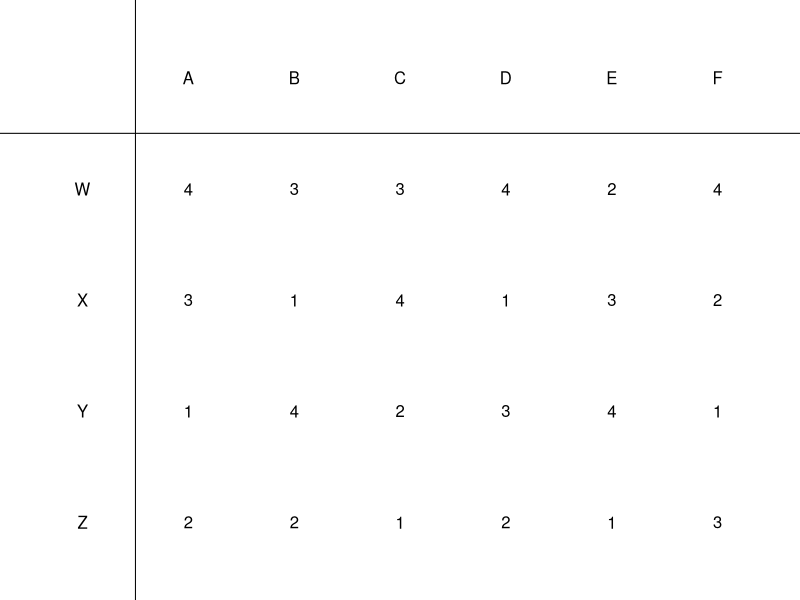
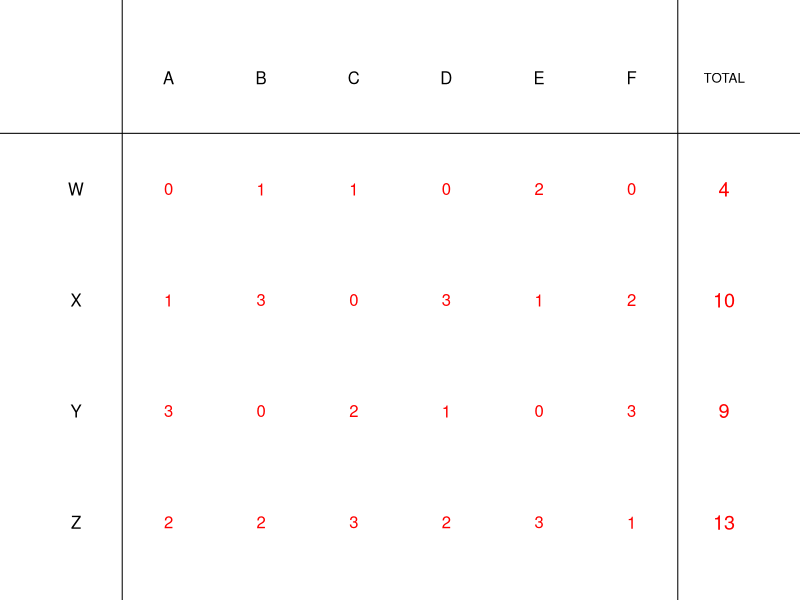

The R source for these figures, in order:
## ---- chunk 1
nc = sample(4:5,1)
nv = sample(6:7,1)

compare = function(prefs,i,j){
    pi = 0
    pj = 0
    for(k in 1:nv){
        prefi = prefs[[k]][i]
        prefj = prefs[[k]][j]
        if(prefi < prefj){
            pi = pi+1
        }
        if(prefj < prefi){
            pj = pj+1
        }
    }
    if(pi>pj){
        win = i
        lose = j
    }
    if(pj>pi){
        win = j
        lose = i
    }
    if(pj==pi){
        win = 0
        lose = 0
    }
    return(c(pi,pj,win,lose))
}

condorcet = function(prefs){
    nv = length(prefs)
    nc = length(prefs[[1]])
    alwayswin = rep(T,nc)
    for(i in 1:(nc-1)){
        for(j in (i+1):nc){
            pi = 0
            pj = 0
            for(k in 1:nv){
                prefi = prefs[[k]][i]
                prefj = prefs[[k]][j]
                if(prefi < prefj){
                    pi = pi+1
                }
                if(prefj < prefi){
                    pj = pj+1
                }
            }
            if(pi <= pj){
                alwayswin[i] = F
            }
            if(pi >= pj){
                alwayswin[j] = F
            }
        }
    }
    if(length(unique(alwayswin))==2){
        return(which(alwayswin))
    } else {
        return(0)
    }
}

plurality = function(prefs){
    nv = length(prefs)
    nc = length(prefs[[1]])
    points = rep(0,nc)
    for(k in 1:nv){
        wo = which(prefs[[k]]==1)
        points[wo] = points[wo]+1
    }
    mp = max(points)
    if(sum(mp==points)==1){
        return(which(points==mp))
    } else {
        return(0)
    }
}

borda = function(prefs){
    np = length(prefs)
    nc = length(prefs[[1]])
    bps = rep(0,nc)
    for(i in 1:np){
        for(j in 1:nc){
            bp = nc-prefs[[i]][j]
            bps[j] = bps[j]+bp
        }
    }
    win = which(bps==max(bps))
    if(length(win)>1){
        return(0)
    } else {
        return(win)
    }
}

borda_pts = function(prefs){
    np = length(prefs)
    nc = length(prefs[[1]])
    bps = rep(0,nc)
    for(i in 1:np){
        for(j in 1:nc){
            bp = nc-prefs[[i]][j]
            bps[j] = bps[j]+bp
        }
    }
    return(bps)
}

nocond = sample(c(T,F),1,F,c(1,nc))

while(T){
    prefs = list()
    for(i in 1:nv){
        pref = sample(1:nc)
        prefs[[i]] = pref
    }
    cond = condorcet(prefs)
    plur = plurality(prefs)
    bord = borda(prefs)
    if(bord!=plur && bord!=0 && bord != cond){
        break
    }
}
cans = LETTERS[26-nc+1:nc]
bp = borda_pts(prefs)
ach = sort(unique(c(bp,sample(c(bp-1,bp+1,bp-2,bp+2))))[1:10])
while(length(ach)<10){
    ach = sort(unique(c(ach,sample(1:(max(bp)+10),1))))
}

al = paste0("* ",ach,collapse="\n")
al2 = paste0("* Candidate ",cans,collapse="\n")
sol = character()
for(i in 1:nc){
    sol = c(sol,paste0(1*(bp[i]==ach),collapse=""))
}
sol = c(sol,paste0(1*(1:nc==bord),collapse=""))

## ---- chunk 2
bordtable = function(prefs){
    par(mar=c(0,0,0,0))
    plot(0,0,"n",xlim=c(-1,nv),ylim=c(0.5,nc+1.5),axes=F,ann=F)
    bp = borda_pts(prefs)
    for(i in 1:nc){
        text(-0.5,nc+1-i,cans[i])
        for(j in 1:nv){
            text(j-0.5,nc+1-i,prefs[[j]][i])
        }
        # text(nv+0.5,nc+1-i,bp[i],col="red",cex=1.2)
    }
    for(j in 1:nv){
        text(j-0.5,nc+1,LETTERS[j])
    }
    abline(h=nc+0.5)
    abline(v=0)
    # abline(v=nv)
    # text(nv+0.5,nc+1,"TOTAL",cex=0.8)
}
bordtable(prefs)
## ---- chunk 3
for(i in 1:nc){
    cat(paste0("* Borda count of candidate ",cans[i],": ##ANSWER",i,"##\n"))
}
cat(paste0("* Who wins the Borda election? ##ANSWER",nc+1,"##\n"))
## ---- chunk 4
bordtable = function(prefs){
    par(mar=c(0,0,0,0))
    plot(0,0,"n",xlim=c(-1,nv+1),ylim=c(0.5,nc+1.5),axes=F,ann=F)
    bp = borda_pts(prefs)
    for(i in 1:nc){
        text(-0.5,nc+1-i,cans[i])
        for(j in 1:nv){
            text(j-0.5,nc+1-i,nc-prefs[[j]][i],col="red")
        }
        text(nv+0.5,nc+1-i,bp[i],col="red",cex=1.2)
    }
    for(j in 1:nv){
        text(j-0.5,nc+1,LETTERS[j])
    }
    abline(h=nc+0.5)
    abline(v=0)
    abline(v=nv)
    text(nv+0.5,nc+1,"TOTAL",cex=0.8)
}
bordtable(prefs)
